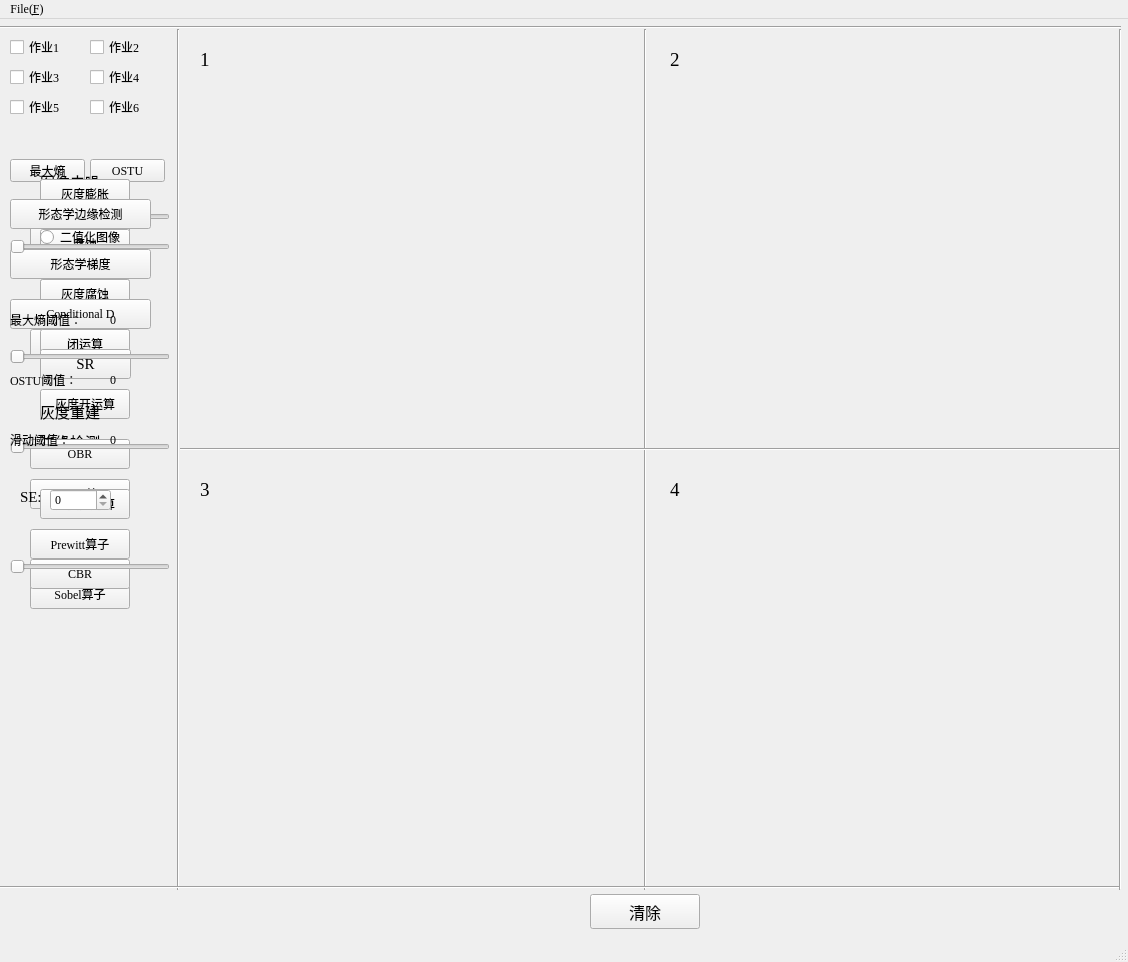
<?xml version="1.0" encoding="UTF-8"?>
<ui version="4.0">
 <class>MainWindow</class>
 <widget class="QMainWindow" name="MainWindow">
  <property name="geometry">
   <rect>
    <x>0</x>
    <y>0</y>
    <width>1128</width>
    <height>962</height>
   </rect>
  </property>
  <property name="font">
   <font>
    <family>Times New Roman</family>
   </font>
  </property>
  <property name="windowTitle">
   <string>MainWindow</string>
  </property>
  <widget class="QWidget" name="centralwidget">
   <widget class="QPushButton" name="binaryFunction">
    <property name="geometry">
     <rect>
      <x>10</x>
      <y>140</y>
      <width>75</width>
      <height>23</height>
     </rect>
    </property>
    <property name="mouseTracking">
     <bool>false</bool>
    </property>
    <property name="text">
     <string>最大熵</string>
    </property>
   </widget>
   <widget class="QPushButton" name="OSTUFunction">
    <property name="geometry">
     <rect>
      <x>90</x>
      <y>140</y>
      <width>75</width>
      <height>23</height>
     </rect>
    </property>
    <property name="text">
     <string>OSTU</string>
    </property>
   </widget>
   <widget class="QLabel" name="resultLabel_1">
    <property name="geometry">
     <rect>
      <x>190</x>
      <y>20</y>
      <width>441</width>
      <height>401</height>
     </rect>
    </property>
    <property name="text">
     <string/>
    </property>
   </widget>
   <widget class="Line" name="line">
    <property name="geometry">
     <rect>
      <x>170</x>
      <y>10</y>
      <width>16</width>
      <height>861</height>
     </rect>
    </property>
    <property name="orientation">
     <enum>Qt::Vertical</enum>
    </property>
   </widget>
   <widget class="QLabel" name="resultLabel_2">
    <property name="geometry">
     <rect>
      <x>660</x>
      <y>20</y>
      <width>441</width>
      <height>401</height>
     </rect>
    </property>
    <property name="text">
     <string/>
    </property>
   </widget>
   <widget class="QLabel" name="resultLabel_3">
    <property name="geometry">
     <rect>
      <x>190</x>
      <y>450</y>
      <width>441</width>
      <height>401</height>
     </rect>
    </property>
    <property name="text">
     <string/>
    </property>
   </widget>
   <widget class="QLabel" name="resultLabel_4">
    <property name="geometry">
     <rect>
      <x>660</x>
      <y>450</y>
      <width>441</width>
      <height>401</height>
     </rect>
    </property>
    <property name="text">
     <string/>
    </property>
   </widget>
   <widget class="Line" name="line_2">
    <property name="geometry">
     <rect>
      <x>630</x>
      <y>10</y>
      <width>31</width>
      <height>861</height>
     </rect>
    </property>
    <property name="orientation">
     <enum>Qt::Vertical</enum>
    </property>
   </widget>
   <widget class="Line" name="line_3">
    <property name="geometry">
     <rect>
      <x>0</x>
      <y>860</y>
      <width>1121</width>
      <height>16</height>
     </rect>
    </property>
    <property name="orientation">
     <enum>Qt::Horizontal</enum>
    </property>
   </widget>
   <widget class="Line" name="line_4">
    <property name="geometry">
     <rect>
      <x>180</x>
      <y>420</y>
      <width>941</width>
      <height>20</height>
     </rect>
    </property>
    <property name="orientation">
     <enum>Qt::Horizontal</enum>
    </property>
   </widget>
   <widget class="Line" name="line_5">
    <property name="geometry">
     <rect>
      <x>1110</x>
      <y>10</y>
      <width>20</width>
      <height>861</height>
     </rect>
    </property>
    <property name="orientation">
     <enum>Qt::Vertical</enum>
    </property>
   </widget>
   <widget class="Line" name="line_6">
    <property name="geometry">
     <rect>
      <x>0</x>
      <y>0</y>
      <width>1121</width>
      <height>16</height>
     </rect>
    </property>
    <property name="orientation">
     <enum>Qt::Horizontal</enum>
    </property>
   </widget>
   <widget class="QSlider" name="thresholdSlider">
    <property name="geometry">
     <rect>
      <x>10</x>
      <y>190</y>
      <width>160</width>
      <height>16</height>
     </rect>
    </property>
    <property name="orientation">
     <enum>Qt::Horizontal</enum>
    </property>
   </widget>
   <widget class="QPushButton" name="clearFunction">
    <property name="geometry">
     <rect>
      <x>590</x>
      <y>875</y>
      <width>110</width>
      <height>35</height>
     </rect>
    </property>
    <property name="font">
     <font>
      <family>Microsoft YaHei UI</family>
      <pointsize>12</pointsize>
     </font>
    </property>
    <property name="mouseTracking">
     <bool>false</bool>
    </property>
    <property name="text">
     <string>清除</string>
    </property>
   </widget>
   <widget class="QCheckBox" name="checkBox_1">
    <property name="geometry">
     <rect>
      <x>10</x>
      <y>20</y>
      <width>80</width>
      <height>16</height>
     </rect>
    </property>
    <property name="text">
     <string>作业1</string>
    </property>
   </widget>
   <widget class="QCheckBox" name="checkBox_2">
    <property name="geometry">
     <rect>
      <x>90</x>
      <y>20</y>
      <width>80</width>
      <height>16</height>
     </rect>
    </property>
    <property name="text">
     <string>作业2</string>
    </property>
   </widget>
   <widget class="QCheckBox" name="checkBox_3">
    <property name="geometry">
     <rect>
      <x>10</x>
      <y>50</y>
      <width>80</width>
      <height>16</height>
     </rect>
    </property>
    <property name="text">
     <string>作业3</string>
    </property>
   </widget>
   <widget class="QCheckBox" name="checkBox_4">
    <property name="geometry">
     <rect>
      <x>90</x>
      <y>50</y>
      <width>80</width>
      <height>16</height>
     </rect>
    </property>
    <property name="text">
     <string>作业4</string>
    </property>
   </widget>
   <widget class="QCheckBox" name="checkBox_5">
    <property name="geometry">
     <rect>
      <x>10</x>
      <y>80</y>
      <width>80</width>
      <height>16</height>
     </rect>
    </property>
    <property name="text">
     <string>作业5</string>
    </property>
   </widget>
   <widget class="QCheckBox" name="checkBox_6">
    <property name="geometry">
     <rect>
      <x>90</x>
      <y>80</y>
      <width>80</width>
      <height>16</height>
     </rect>
    </property>
    <property name="text">
     <string>作业6</string>
    </property>
   </widget>
   <widget class="QPushButton" name="RobertsOperator">
    <property name="geometry">
     <rect>
      <x>30</x>
      <y>460</y>
      <width>100</width>
      <height>30</height>
     </rect>
    </property>
    <property name="mouseTracking">
     <bool>false</bool>
    </property>
    <property name="text">
     <string>Roberts算子</string>
    </property>
   </widget>
   <widget class="QPushButton" name="PrewittOperator">
    <property name="geometry">
     <rect>
      <x>30</x>
      <y>510</y>
      <width>100</width>
      <height>30</height>
     </rect>
    </property>
    <property name="mouseTracking">
     <bool>false</bool>
    </property>
    <property name="text">
     <string>Prewitt算子</string>
    </property>
   </widget>
   <widget class="QPushButton" name="SobelOperator">
    <property name="geometry">
     <rect>
      <x>30</x>
      <y>560</y>
      <width>100</width>
      <height>30</height>
     </rect>
    </property>
    <property name="mouseTracking">
     <bool>false</bool>
    </property>
    <property name="text">
     <string>Sobel算子</string>
    </property>
   </widget>
   <widget class="QPushButton" name="GaussianFilter">
    <property name="geometry">
     <rect>
      <x>30</x>
      <y>200</y>
      <width>100</width>
      <height>30</height>
     </rect>
    </property>
    <property name="mouseTracking">
     <bool>false</bool>
    </property>
    <property name="text">
     <string>高斯滤波</string>
    </property>
   </widget>
   <widget class="QPushButton" name="MedianFilter">
    <property name="geometry">
     <rect>
      <x>30</x>
      <y>310</y>
      <width>100</width>
      <height>30</height>
     </rect>
    </property>
    <property name="mouseTracking">
     <bool>false</bool>
    </property>
    <property name="text">
     <string>中值滤波</string>
    </property>
   </widget>
   <widget class="QLabel" name="Edgelabel">
    <property name="geometry">
     <rect>
      <x>40</x>
      <y>410</y>
      <width>100</width>
      <height>25</height>
     </rect>
    </property>
    <property name="font">
     <font>
      <family>Microsoft YaHei UI</family>
      <pointsize>11</pointsize>
     </font>
    </property>
    <property name="text">
     <string>边缘检测</string>
    </property>
   </widget>
   <widget class="QLabel" name="Noiselabel">
    <property name="geometry">
     <rect>
      <x>40</x>
      <y>150</y>
      <width>100</width>
      <height>25</height>
     </rect>
    </property>
    <property name="font">
     <font>
      <family>Microsoft YaHei UI</family>
      <pointsize>11</pointsize>
     </font>
    </property>
    <property name="text">
     <string>图像去噪</string>
    </property>
   </widget>
   <widget class="QSpinBox" name="GassianspinBox">
    <property name="geometry">
     <rect>
      <x>50</x>
      <y>260</y>
      <width>61</width>
      <height>30</height>
     </rect>
    </property>
   </widget>
   <widget class="QPushButton" name="dilationFunction">
    <property name="geometry">
     <rect>
      <x>40</x>
      <y>160</y>
      <width>90</width>
      <height>30</height>
     </rect>
    </property>
    <property name="text">
     <string>膨胀</string>
    </property>
   </widget>
   <widget class="QPushButton" name="erosionFunction">
    <property name="geometry">
     <rect>
      <x>40</x>
      <y>210</y>
      <width>90</width>
      <height>30</height>
     </rect>
    </property>
    <property name="text">
     <string>腐蚀</string>
    </property>
   </widget>
   <widget class="QPushButton" name="openingFunction">
    <property name="geometry">
     <rect>
      <x>40</x>
      <y>260</y>
      <width>90</width>
      <height>30</height>
     </rect>
    </property>
    <property name="text">
     <string>开运算</string>
    </property>
   </widget>
   <widget class="QPushButton" name="closingFunction">
    <property name="geometry">
     <rect>
      <x>40</x>
      <y>310</y>
      <width>90</width>
      <height>30</height>
     </rect>
    </property>
    <property name="text">
     <string>闭运算</string>
    </property>
   </widget>
   <widget class="QPushButton" name="GraydilationFunction">
    <property name="geometry">
     <rect>
      <x>40</x>
      <y>160</y>
      <width>90</width>
      <height>30</height>
     </rect>
    </property>
    <property name="text">
     <string>灰度膨胀</string>
    </property>
   </widget>
   <widget class="QPushButton" name="GrayerosionFunction">
    <property name="geometry">
     <rect>
      <x>40</x>
      <y>260</y>
      <width>90</width>
      <height>30</height>
     </rect>
    </property>
    <property name="text">
     <string>灰度腐蚀</string>
    </property>
   </widget>
   <widget class="QPushButton" name="GrayopeningFunction">
    <property name="geometry">
     <rect>
      <x>40</x>
      <y>370</y>
      <width>90</width>
      <height>30</height>
     </rect>
    </property>
    <property name="text">
     <string>灰度开运算</string>
    </property>
   </widget>
   <widget class="QPushButton" name="GrayclosingFunction">
    <property name="geometry">
     <rect>
      <x>40</x>
      <y>470</y>
      <width>90</width>
      <height>30</height>
     </rect>
    </property>
    <property name="text">
     <string>灰度闭运算</string>
    </property>
   </widget>
   <widget class="QLabel" name="TopleftLabel">
    <property name="geometry">
     <rect>
      <x>200</x>
      <y>30</y>
      <width>91</width>
      <height>21</height>
     </rect>
    </property>
    <property name="font">
     <font>
      <pointsize>14</pointsize>
     </font>
    </property>
    <property name="text">
     <string>1</string>
    </property>
   </widget>
   <widget class="QLabel" name="TopRightLabel">
    <property name="geometry">
     <rect>
      <x>670</x>
      <y>30</y>
      <width>91</width>
      <height>21</height>
     </rect>
    </property>
    <property name="font">
     <font>
      <pointsize>14</pointsize>
     </font>
    </property>
    <property name="text">
     <string>2</string>
    </property>
   </widget>
   <widget class="QLabel" name="BottomLeftLabel">
    <property name="geometry">
     <rect>
      <x>200</x>
      <y>460</y>
      <width>101</width>
      <height>21</height>
     </rect>
    </property>
    <property name="font">
     <font>
      <pointsize>14</pointsize>
     </font>
    </property>
    <property name="text">
     <string>3</string>
    </property>
   </widget>
   <widget class="QLabel" name="BottomRightLabel">
    <property name="geometry">
     <rect>
      <x>670</x>
      <y>460</y>
      <width>121</width>
      <height>21</height>
     </rect>
    </property>
    <property name="font">
     <font>
      <pointsize>14</pointsize>
     </font>
    </property>
    <property name="text">
     <string>4</string>
    </property>
   </widget>
   <widget class="QPushButton" name="SkeletonFunction">
    <property name="geometry">
     <rect>
      <x>40</x>
      <y>280</y>
      <width>91</width>
      <height>30</height>
     </rect>
    </property>
    <property name="font">
     <font>
      <pointsize>11</pointsize>
     </font>
    </property>
    <property name="text">
     <string>Skeleton</string>
    </property>
   </widget>
   <widget class="QPushButton" name="SkeletonRestoration">
    <property name="geometry">
     <rect>
      <x>40</x>
      <y>330</y>
      <width>91</width>
      <height>30</height>
     </rect>
    </property>
    <property name="font">
     <font>
      <pointsize>11</pointsize>
     </font>
    </property>
    <property name="text">
     <string>SR</string>
    </property>
   </widget>
   <widget class="QRadioButton" name="binaryImage">
    <property name="geometry">
     <rect>
      <x>40</x>
      <y>210</y>
      <width>100</width>
      <height>16</height>
     </rect>
    </property>
    <property name="text">
     <string>二值化图像</string>
    </property>
   </widget>
   <widget class="QRadioButton" name="otherImage">
    <property name="geometry">
     <rect>
      <x>40</x>
      <y>240</y>
      <width>100</width>
      <height>16</height>
     </rect>
    </property>
    <property name="text">
     <string>其他图像</string>
    </property>
   </widget>
   <widget class="QLabel" name="DTLabel">
    <property name="geometry">
     <rect>
      <x>70</x>
      <y>180</y>
      <width>54</width>
      <height>20</height>
     </rect>
    </property>
    <property name="font">
     <font>
      <pointsize>12</pointsize>
     </font>
    </property>
    <property name="text">
     <string>DT</string>
    </property>
   </widget>
   <widget class="QPushButton" name="EdgeDetection">
    <property name="geometry">
     <rect>
      <x>10</x>
      <y>180</y>
      <width>141</width>
      <height>30</height>
     </rect>
    </property>
    <property name="text">
     <string>形态学边缘检测</string>
    </property>
   </widget>
   <widget class="QPushButton" name="Gradient">
    <property name="geometry">
     <rect>
      <x>10</x>
      <y>230</y>
      <width>141</width>
      <height>30</height>
     </rect>
    </property>
    <property name="text">
     <string>形态学梯度</string>
    </property>
   </widget>
   <widget class="QPushButton" name="ConditionalDilation">
    <property name="geometry">
     <rect>
      <x>10</x>
      <y>280</y>
      <width>141</width>
      <height>30</height>
     </rect>
    </property>
    <property name="text">
     <string>Conditional D</string>
    </property>
   </widget>
   <widget class="QSlider" name="ConditionalDilationSlider">
    <property name="geometry">
     <rect>
      <x>10</x>
      <y>330</y>
      <width>160</width>
      <height>16</height>
     </rect>
    </property>
    <property name="orientation">
     <enum>Qt::Horizontal</enum>
    </property>
   </widget>
   <widget class="QLabel" name="GrayReconstructionLabel">
    <property name="geometry">
     <rect>
      <x>40</x>
      <y>380</y>
      <width>100</width>
      <height>25</height>
     </rect>
    </property>
    <property name="font">
     <font>
      <family>Microsoft YaHei UI</family>
      <pointsize>11</pointsize>
     </font>
    </property>
    <property name="text">
     <string>灰度重建</string>
    </property>
   </widget>
   <widget class="QPushButton" name="OBRFunction">
    <property name="geometry">
     <rect>
      <x>30</x>
      <y>420</y>
      <width>100</width>
      <height>30</height>
     </rect>
    </property>
    <property name="mouseTracking">
     <bool>false</bool>
    </property>
    <property name="text">
     <string>OBR</string>
    </property>
   </widget>
   <widget class="QPushButton" name="CBRFunction">
    <property name="geometry">
     <rect>
      <x>30</x>
      <y>540</y>
      <width>100</width>
      <height>30</height>
     </rect>
    </property>
    <property name="mouseTracking">
     <bool>false</bool>
    </property>
    <property name="text">
     <string>CBR</string>
    </property>
   </widget>
   <widget class="QSpinBox" name="OBRSpinBox">
    <property name="geometry">
     <rect>
      <x>50</x>
      <y>470</y>
      <width>61</width>
      <height>22</height>
     </rect>
    </property>
   </widget>
   <widget class="QLabel" name="OBRSE">
    <property name="geometry">
     <rect>
      <x>20</x>
      <y>470</y>
      <width>41</width>
      <height>16</height>
     </rect>
    </property>
    <property name="font">
     <font>
      <pointsize>11</pointsize>
     </font>
    </property>
    <property name="text">
     <string>SE:</string>
    </property>
   </widget>
   <widget class="QSlider" name="GraydilationFunctionSlider">
    <property name="geometry">
     <rect>
      <x>10</x>
      <y>220</y>
      <width>160</width>
      <height>16</height>
     </rect>
    </property>
    <property name="orientation">
     <enum>Qt::Horizontal</enum>
    </property>
   </widget>
   <widget class="QSlider" name="GrayerosionFunctionSlider">
    <property name="geometry">
     <rect>
      <x>10</x>
      <y>330</y>
      <width>160</width>
      <height>16</height>
     </rect>
    </property>
    <property name="orientation">
     <enum>Qt::Horizontal</enum>
    </property>
   </widget>
   <widget class="QSlider" name="GrayopeningFunctionSlider">
    <property name="geometry">
     <rect>
      <x>10</x>
      <y>420</y>
      <width>160</width>
      <height>16</height>
     </rect>
    </property>
    <property name="orientation">
     <enum>Qt::Horizontal</enum>
    </property>
   </widget>
   <widget class="QSlider" name="GrayclosingFunctionSlider">
    <property name="geometry">
     <rect>
      <x>10</x>
      <y>540</y>
      <width>160</width>
      <height>16</height>
     </rect>
    </property>
    <property name="orientation">
     <enum>Qt::Horizontal</enum>
    </property>
   </widget>
   <widget class="QLabel" name="EntropyThreshold">
    <property name="geometry">
     <rect>
      <x>10</x>
      <y>280</y>
      <width>101</width>
      <height>41</height>
     </rect>
    </property>
    <property name="frameShape">
     <enum>QFrame::NoFrame</enum>
    </property>
    <property name="text">
     <string>最大熵阈值：</string>
    </property>
   </widget>
   <widget class="QLabel" name="OSTUThreshold">
    <property name="geometry">
     <rect>
      <x>10</x>
      <y>340</y>
      <width>101</width>
      <height>41</height>
     </rect>
    </property>
    <property name="frameShape">
     <enum>QFrame::NoFrame</enum>
    </property>
    <property name="text">
     <string>OSTU阈值：</string>
    </property>
   </widget>
   <widget class="QLabel" name="EntropyThresholdShow">
    <property name="geometry">
     <rect>
      <x>110</x>
      <y>295</y>
      <width>54</width>
      <height>12</height>
     </rect>
    </property>
    <property name="text">
     <string>0</string>
    </property>
   </widget>
   <widget class="QLabel" name="OSTUThresholdShow">
    <property name="geometry">
     <rect>
      <x>110</x>
      <y>355</y>
      <width>54</width>
      <height>12</height>
     </rect>
    </property>
    <property name="text">
     <string>0</string>
    </property>
   </widget>
   <widget class="QLabel" name="ThresholdSliderLabel">
    <property name="geometry">
     <rect>
      <x>10</x>
      <y>400</y>
      <width>101</width>
      <height>41</height>
     </rect>
    </property>
    <property name="frameShape">
     <enum>QFrame::NoFrame</enum>
    </property>
    <property name="text">
     <string>滑动阈值：</string>
    </property>
   </widget>
   <widget class="QLabel" name="ThresholdSliderShow">
    <property name="geometry">
     <rect>
      <x>110</x>
      <y>415</y>
      <width>54</width>
      <height>12</height>
     </rect>
    </property>
    <property name="text">
     <string>0</string>
    </property>
   </widget>
  </widget>
  <widget class="QMenuBar" name="menubar">
   <property name="geometry">
    <rect>
     <x>0</x>
     <y>0</y>
     <width>1128</width>
     <height>22</height>
    </rect>
   </property>
   <widget class="QMenu" name="menuFile">
    <property name="title">
     <string>File(&amp;F)</string>
    </property>
    <addaction name="fileOpenAction"/>
   </widget>
   <addaction name="menuFile"/>
  </widget>
  <widget class="QStatusBar" name="statusbar"/>
  <action name="fileOpenAction">
   <property name="text">
    <string>打开文件</string>
   </property>
   <property name="font">
    <font>
     <family>Times New Roman</family>
    </font>
   </property>
   <property name="shortcut">
    <string>Ctrl+O</string>
   </property>
  </action>
 </widget>
 <resources/>
 <connections/>
</ui>
